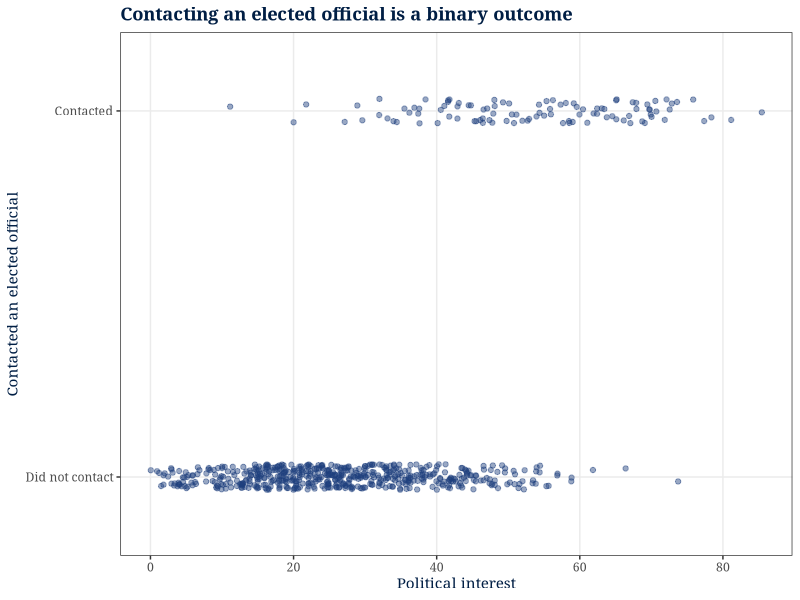
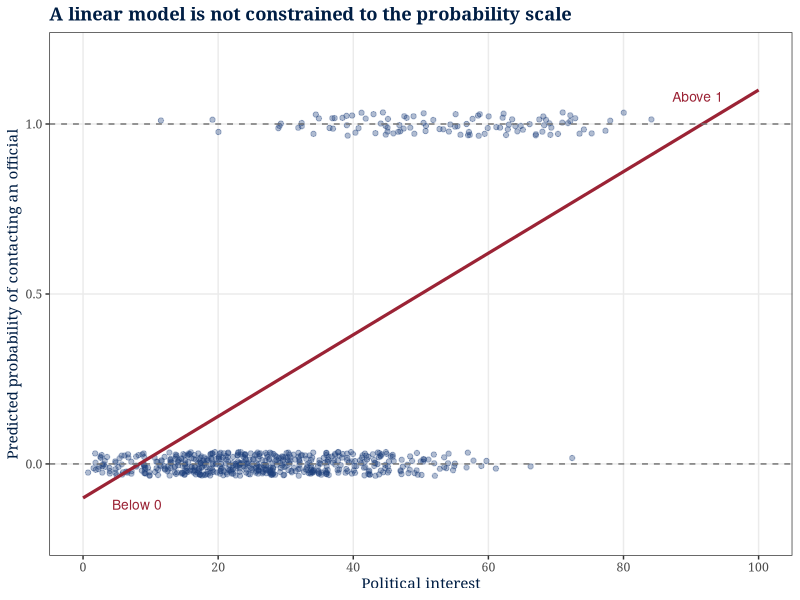
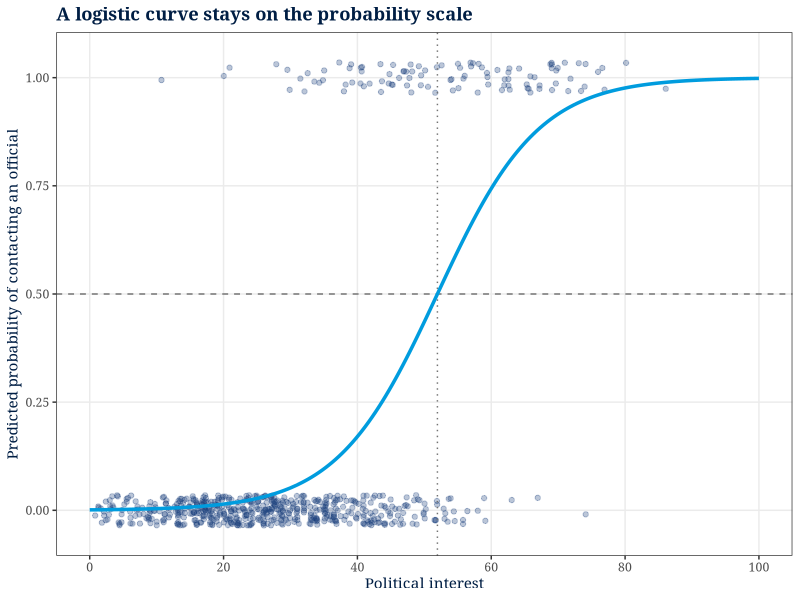
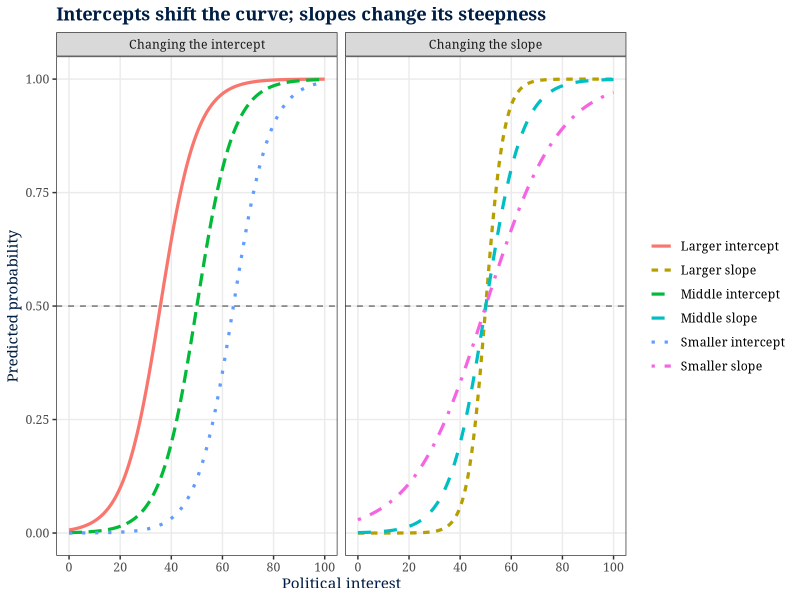

Source code (R) for these figures, in order:
## ---- chunk 1
library(ggplot2)

set.seed(30918)

n <- 650
civic <- data.frame(
  political_interest = round(100 * rbeta(n, 2, 5)),
  education_years = pmin(pmax(round(rnorm(n, 14, 2.2)), 8), 20),
  age = round(runif(n, 18, 85)),
  strong_partisan = rbinom(n, 1, .44),
  female = rbinom(n, 1, .52)
)

linear_predictor <- -8.10 +
  0.14 * civic$political_interest +
  0.18 * (civic$education_years - 12) +
  0.012 * (civic$age - 45) +
  0.55 * civic$strong_partisan -
  0.05 * civic$female

civic$prob_contact <- exp(linear_predictor) / (1 + exp(linear_predictor))
civic$contacted <- rbinom(n, 1, civic$prob_contact)

linear_model <- lm(contacted ~ political_interest, data = civic)
logit_model <- glm(
  contacted ~ political_interest + education_years + age + strong_partisan + female,
  data = civic,
  family = "binomial"
)

interest_grid <- data.frame(political_interest = seq(0, 100, length.out = 200))
interest_grid$linear_prediction <- -0.10 + 0.012 * interest_grid$political_interest

simple_logit <- glm(contacted ~ political_interest, data = civic, family = "binomial")
interest_grid$logit_prediction <- predict(simple_logit, newdata = interest_grid, type = "response")
interest_at_half <- -coef(simple_logit)[["(Intercept)"]] / coef(simple_logit)[["political_interest"]]

interest_examples <- data.frame(political_interest = c(20, 30, 50, 60, 70, 80))
interest_examples$predicted_probability <- predict(
  simple_logit,
  newdata = interest_examples,
  type = "response"
)

logit_summary <- coef(summary(logit_model))
b_interest <- coef(logit_model)[["political_interest"]]
or_interest <- exp(b_interest)
or_female <- exp(coef(logit_model)[["female"]])

theme_reading <- function() {
  theme_bw(base_family = "Georgia") +
    theme(
      plot.title = element_text(color = "#001E44", face = "bold"),
      plot.subtitle = element_text(color = "#1a1a1a"),
      axis.title = element_text(color = "#001E44"),
      panel.grid.minor = element_blank()
    )
}

profile_predictions <- data.frame(
  profile = c(
    "Low interest, high school",
    "High interest, high school",
    "High interest, college",
    "High interest, college, strong partisan"
  ),
  political_interest = c(20, 60, 60, 60),
  education_years = c(12, 12, 16, 16),
  age = c(45, 45, 45, 45),
  strong_partisan = c(0, 0, 0, 1),
  female = c(0, 0, 0, 0)
)

profile_predictions$predicted_probability <- predict(
  logit_model,
  newdata = profile_predictions,
  type = "response"
)

predicted_probability <- predict(logit_model, type = "response")
predicted_contacted <- ifelse(predicted_probability >= .50, 1, 0)
fit_table <- table(
  Predicted = factor(predicted_contacted, levels = c(0, 1), labels = c("Did not contact", "Contacted")),
  Actual = factor(civic$contacted, levels = c(0, 1), labels = c("Did not contact", "Contacted"))
)

percent_correct <- mean(predicted_contacted == civic$contacted)
null_correct <- max(mean(civic$contacted == 0), mean(civic$contacted == 1))
improvement <- percent_correct - null_correct
## ---- chunk 2
#| label: fig-binary-outcome
#| fig-cap: "A binary outcome variable has only two possible values."
#| fig-alt: "Scatter plot showing whether respondents contacted an elected official by political interest on a zero to one hundred scale. The y-axis has only two values: zero for did not contact and one for contacted. Points are jittered slightly so overlapping observations can be seen. Most respondents did not contact an official, but contacts become more common at higher levels of political interest."
#| fig-width: 7
#| fig-height: 4.5
ggplot(civic, aes(x = political_interest, y = contacted)) +
  geom_jitter(width = 1.2, height = .035, alpha = .45, color = "#1E407C") +
  scale_y_continuous(
    breaks = c(0, 1),
    labels = c("Did not contact", "Contacted"),
    limits = c(-.15, 1.15)
  ) +
  scale_x_continuous(breaks = seq(0, 100, 20)) +
  labs(
    title = "Contacting an elected official is a binary outcome",
    x = "Political interest",
    y = "Contacted an elected official"
  ) +
  theme_reading()
## ---- chunk 3
#| label: fig-linear-problem
#| fig-cap: "A straight line can predict impossible probabilities."
#| fig-alt: "Scatter plot showing the binary contacted outcome by political interest with an illustrative straight line added. The line slopes upward, but it extends below zero at low levels of political interest and above one at high levels. This illustrates that a linear model can predict probabilities outside the possible zero to one range."
#| fig-width: 7
#| fig-height: 4.5
ggplot(civic, aes(x = political_interest, y = contacted)) +
  geom_jitter(width = 1.2, height = .035, alpha = .35, color = "#1E407C") +
  geom_line(
    data = interest_grid,
    aes(x = political_interest, y = linear_prediction),
    color = "#9b2335",
    linewidth = 1.1
  ) +
  geom_hline(yintercept = c(0, 1), linetype = "dashed", color = "gray45") +
  annotate("text", x = 8, y = -.12, label = "Below 0", color = "#9b2335", size = 3.5) +
  annotate("text", x = 91, y = 1.08, label = "Above 1", color = "#9b2335", size = 3.5) +
  scale_y_continuous(limits = c(-.2, 1.2), breaks = c(0, .5, 1)) +
  scale_x_continuous(breaks = seq(0, 100, 20)) +
  labs(
    title = "A linear model is not constrained to the probability scale",
    x = "Political interest",
    y = "Predicted probability of contacting an official"
  ) +
  theme_reading()
## ---- chunk 4
#| label: fig-logistic-curve
#| fig-cap: "Logistic regression fits an S-shaped curve to a binary outcome."
#| fig-alt: "Scatter plot showing whether respondents contacted an elected official by political interest with a fitted logistic curve. The curve rises from near zero at low political interest to near one at high political interest, but it never goes below zero or above one. A dashed horizontal line marks a predicted probability of point five, and a dotted vertical line marks where the curve crosses that value."
#| fig-width: 7
#| fig-height: 4.5
ggplot(civic, aes(x = political_interest, y = contacted)) +
  geom_jitter(width = 1.2, height = .035, alpha = .30, color = "#1E407C") +
  geom_hline(yintercept = .5, linetype = "dashed", color = "gray45") +
  geom_vline(
    xintercept = interest_at_half,
    linetype = "dotted",
    color = "gray45"
  ) +
  geom_line(
    data = interest_grid,
    aes(x = political_interest, y = logit_prediction),
    color = "#009CDE",
    linewidth = 1.2
  ) +
  scale_y_continuous(limits = c(-.05, 1.05), breaks = c(0, .25, .5, .75, 1)) +
  scale_x_continuous(breaks = seq(0, 100, 20)) +
  labs(
    title = "A logistic curve stays on the probability scale",
    x = "Political interest",
    y = "Predicted probability of contacting an official"
  ) +
  theme_reading()
## ---- chunk 5
#| label: fig-logit-curve-shape
#| fig-cap: "The intercept shifts the logistic curve left or right, while the slope changes how steeply the curve rises."
#| fig-alt: "Two-panel line graph showing logistic curves. The first panel holds the slope constant and shows that changing the intercept shifts the S-shaped curve left or right. The second panel holds the midpoint constant and shows that a smaller slope creates a flatter curve while a larger slope creates a steeper curve."
#| fig-width: 8
#| fig-height: 4.8
curve_x <- seq(0, 100, length.out = 300)

intercept_curves <- data.frame(
  political_interest = rep(curve_x, 3),
  panel = "Changing the intercept",
  curve = rep(
    c("Smaller intercept", "Middle intercept", "Larger intercept"),
    each = length(curve_x)
  ),
  alpha = rep(c(-9, -7, -5), each = length(curve_x)),
  beta = 0.14
)

slope_values <- c(0.07, 0.14, 0.28)
slope_curves <- data.frame(
  political_interest = rep(curve_x, 3),
  panel = "Changing the slope",
  curve = rep(
    c("Smaller slope", "Middle slope", "Larger slope"),
    each = length(curve_x)
  ),
  beta = rep(slope_values, each = length(curve_x))
)
slope_curves$alpha <- -50 * slope_curves$beta

curve_shapes <- rbind(intercept_curves, slope_curves)
curve_shapes$predicted_probability <- with(
  curve_shapes,
  exp(alpha + beta * political_interest) /
    (1 + exp(alpha + beta * political_interest))
)

ggplot(
  curve_shapes,
  aes(
    x = political_interest,
    y = predicted_probability,
    color = curve,
    linetype = curve
  )
) +
  geom_hline(yintercept = .5, color = "gray45", linetype = "dashed") +
  geom_line(linewidth = 1.1) +
  facet_wrap(~ panel, ncol = 2) +
  scale_y_continuous(
    limits = c(0, 1),
    breaks = c(0, .25, .5, .75, 1)
  ) +
  scale_x_continuous(breaks = seq(0, 100, 20)) +
  labs(
    title = "Intercepts shift the curve; slopes change its steepness",
    x = "Political interest",
    y = "Predicted probability",
    color = NULL,
    linetype = NULL
  ) +
  theme_reading()
## ---- chunk 6
#| results: asis
coef_labels <- c(
  "(Intercept)" = "Intercept",
  "political_interest" = "Political Interest",
  "education_years" = "Years of Education",
  "age" = "Age",
  "strong_partisan" = "Strong Partisan",
  "female" = "Female"
)

coef_rows <- vapply(rownames(logit_summary), function(term) {
  estimate <- logit_summary[term, "Estimate"]
  se <- logit_summary[term, "Std. Error"]
  pval <- logit_summary[term, "Pr(>|z|)"]
  star <- ifelse(pval < .05, "*", "")
  paste0(
    "<tr><th scope=\"row\">", coef_labels[[term]], "</th>",
    "<td>", sprintf("%.2f%s", estimate, star), "</td>",
    "<td>(", sprintf("%.2f", se), ")</td>",
    "<td>", sprintf("%.2f", exp(estimate)), "</td></tr>"
  )
}, character(1))

cat('
<div class="table-container">
<table class="regression-table">
<caption>Logistic regression model of contacting an elected official</caption>
<thead>
<tr>
<th scope="col"></th>
<th scope="col">Estimate</th>
<th scope="col">Standard Error</th>
<th scope="col">Odds Ratio</th>
</tr>
</thead>
<tbody>
', paste(coef_rows, collapse = "\n"), '
<tr class="summary-row"><th scope="row">N</th><td>650</td><td></td><td></td></tr>
</tbody>
</table>
<p class="table-note">Standard errors in parentheses. * indicates significance at p &lt; .05. Data are fictional and used only for illustration.</p>
</div>
')
## ---- chunk 7
#| results: asis
pred_rows <- vapply(seq_len(nrow(profile_predictions)), function(i) {
  paste0(
    "<tr><th scope=\"row\">", profile_predictions$profile[i], "</th>",
    "<td>", profile_predictions$political_interest[i], "</td>",
    "<td>", profile_predictions$education_years[i], "</td>",
    "<td>", ifelse(profile_predictions$strong_partisan[i] == 1, "Yes", "No"), "</td>",
    "<td>", sprintf("%.2f", profile_predictions$predicted_probability[i]), "</td></tr>"
  )
}, character(1))

cat('
<div class="table-container">
<table class="reading-table">
<caption>Predicted probabilities of contacting an elected official</caption>
<thead>
<tr>
<th scope="col">Profile</th>
<th scope="col">Political Interest</th>
<th scope="col">Years of Education</th>
<th scope="col">Strong Partisan</th>
<th scope="col">Predicted Probability</th>
</tr>
</thead>
<tbody>
', paste(pred_rows, collapse = "\n"), '
</tbody>
</table>
<p class="table-note">Predictions are for a 45-year-old male respondent. Data are fictional and used only for illustration.</p>
</div>
')
## ---- chunk 8
#| results: asis
cell_00 <- fit_table["Did not contact", "Did not contact"]
cell_01 <- fit_table["Did not contact", "Contacted"]
cell_10 <- fit_table["Contacted", "Did not contact"]
cell_11 <- fit_table["Contacted", "Contacted"]

cat(sprintf('
<div class="table-container narrow-table">
<table class="reading-table">
<caption>Confusion matrix for the logistic regression model</caption>
<thead>
<tr>
<th scope="col">Predicted outcome</th>
<th scope="col">Actually did not contact</th>
<th scope="col">Actually contacted</th>
</tr>
</thead>
<tbody>
<tr><th scope="row">Predicted did not contact</th><td>%d</td><td>%d</td></tr>
<tr><th scope="row">Predicted contacted</th><td>%d</td><td>%d</td></tr>
</tbody>
</table>
<p class="table-note">Predicted probabilities of .50 or greater are classified as contacted. Data are fictional and used only for illustration.</p>
</div>
', cell_00, cell_01, cell_10, cell_11))
## ---- chunk 9
#| results: asis
cat(sprintf(
  "<p>In this example, the model correctly predicts %.1f%% of cases.</p>",
  100 * percent_correct
))
